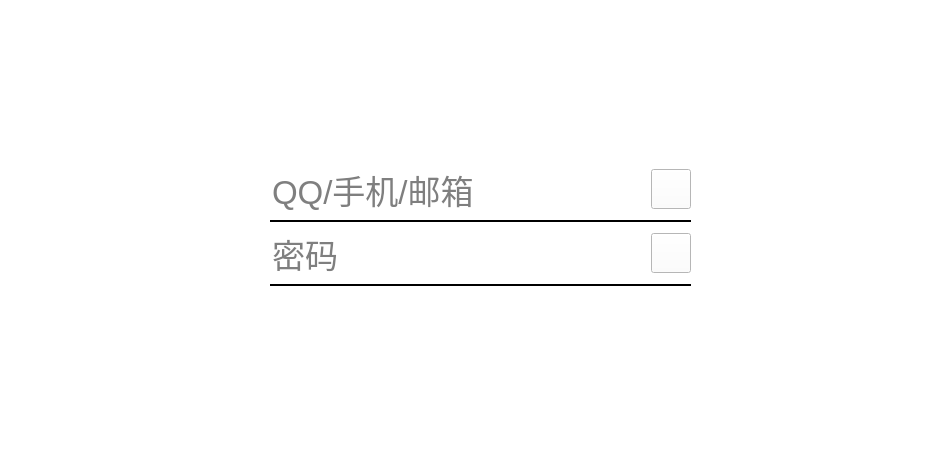
<?xml version="1.0" encoding="UTF-8"?>
<ui version="4.0">
 <class>Widget</class>
 <widget class="QWidget" name="Widget">
  <property name="geometry">
   <rect>
    <x>0</x>
    <y>0</y>
    <width>930</width>
    <height>470</height>
   </rect>
  </property>
  <property name="windowTitle">
   <string>Widget</string>
  </property>
  <property name="styleSheet">
   <string notr="true">QWidget{background-color:white}</string>
  </property>
  <widget class="QWidget" name="">
   <property name="geometry">
    <rect>
     <x>270</x>
     <y>50</y>
     <width>421</width>
     <height>381</height>
    </rect>
   </property>
   <layout class="QVBoxLayout" name="verticalLayout_3">
    <item>
     <spacer name="verticalSpacer">
      <property name="orientation">
       <enum>Qt::Vertical</enum>
      </property>
      <property name="sizeHint" stdset="0">
       <size>
        <width>20</width>
        <height>148</height>
       </size>
      </property>
     </spacer>
    </item>
    <item>
     <layout class="QVBoxLayout" name="verticalLayout_2">
      <item>
       <layout class="QVBoxLayout" name="verticalLayout">
        <item>
         <layout class="QHBoxLayout" name="horizontalLayout">
          <item>
           <widget class="QLineEdit" name="lineEdit">
            <property name="minimumSize">
             <size>
              <width>400</width>
              <height>50</height>
             </size>
            </property>
            <property name="maximumSize">
             <size>
              <width>400</width>
              <height>50</height>
             </size>
            </property>
            <property name="font">
             <font>
              <pointsize>25</pointsize>
             </font>
            </property>
            <property name="styleSheet">
             <string notr="true">QLineEdit{border:none}</string>
            </property>
            <property name="placeholderText">
             <string>QQ/手机/邮箱</string>
            </property>
           </widget>
          </item>
          <item>
           <widget class="QPushButton" name="pushButton">
            <property name="minimumSize">
             <size>
              <width>40</width>
              <height>40</height>
             </size>
            </property>
            <property name="maximumSize">
             <size>
              <width>40</width>
              <height>40</height>
             </size>
            </property>
            <property name="styleSheet">
             <string notr="true">QPushButton{  border-image:  url(:/icons/pause.png)}

</string>
            </property>
            <property name="text">
             <string/>
            </property>
           </widget>
          </item>
         </layout>
        </item>
        <item>
         <widget class="QWidget" name="widget_2" native="true">
          <property name="minimumSize">
           <size>
            <width>400</width>
            <height>2</height>
           </size>
          </property>
          <property name="maximumSize">
           <size>
            <width>500</width>
            <height>2</height>
           </size>
          </property>
          <property name="styleSheet">
           <string notr="true">QWidget{background-color:black}</string>
          </property>
         </widget>
        </item>
        <item>
         <layout class="QHBoxLayout" name="horizontalLayout_2">
          <item>
           <widget class="QLineEdit" name="lineEdit_2">
            <property name="minimumSize">
             <size>
              <width>400</width>
              <height>50</height>
             </size>
            </property>
            <property name="maximumSize">
             <size>
              <width>400</width>
              <height>50</height>
             </size>
            </property>
            <property name="font">
             <font>
              <pointsize>25</pointsize>
             </font>
            </property>
            <property name="styleSheet">
             <string notr="true">QLineEdit{border:none}</string>
            </property>
            <property name="echoMode">
             <enum>QLineEdit::Password</enum>
            </property>
            <property name="placeholderText">
             <string>密码</string>
            </property>
           </widget>
          </item>
          <item>
           <widget class="QPushButton" name="pushButton_2">
            <property name="minimumSize">
             <size>
              <width>40</width>
              <height>40</height>
             </size>
            </property>
            <property name="maximumSize">
             <size>
              <width>40</width>
              <height>40</height>
             </size>
            </property>
            <property name="styleSheet">
             <string notr="true">QPushButton{border-image:url(:/icons/play.png)}</string>
            </property>
            <property name="text">
             <string/>
            </property>
           </widget>
          </item>
         </layout>
        </item>
       </layout>
      </item>
      <item>
       <widget class="QWidget" name="widget" native="true">
        <property name="minimumSize">
         <size>
          <width>500</width>
          <height>2</height>
         </size>
        </property>
        <property name="maximumSize">
         <size>
          <width>500</width>
          <height>2</height>
         </size>
        </property>
        <property name="styleSheet">
         <string notr="true">QWidget{background-color:black}</string>
        </property>
       </widget>
      </item>
     </layout>
    </item>
    <item>
     <spacer name="verticalSpacer_2">
      <property name="orientation">
       <enum>Qt::Vertical</enum>
      </property>
      <property name="sizeHint" stdset="0">
       <size>
        <width>20</width>
        <height>178</height>
       </size>
      </property>
     </spacer>
    </item>
   </layout>
  </widget>
 </widget>
 <resources/>
 <connections/>
</ui>
